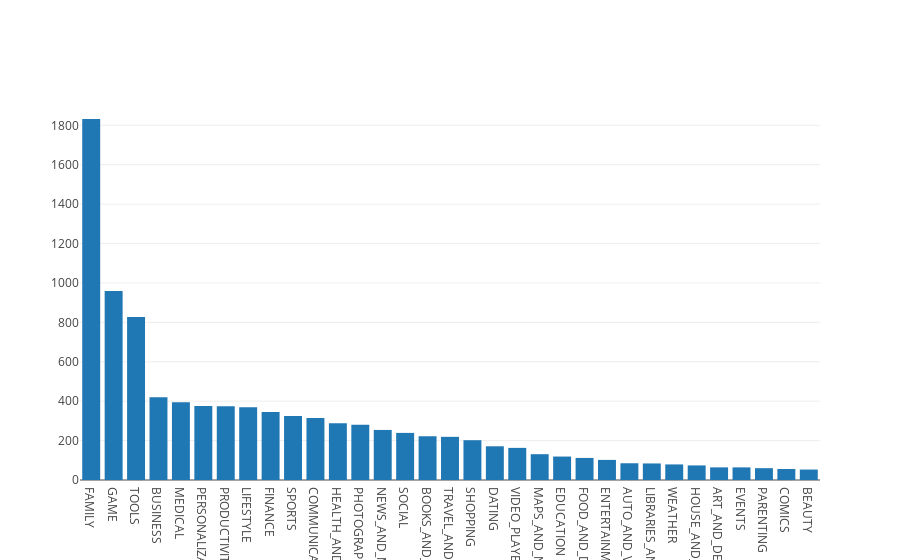

Notebook source saved alongside this figure:
### Markdown cell above
## 3. Exploring app categories
<p>With more than 1 billion active users in 190 countries around the world, Google Play continues to be an important distribution platform to build a global audience. For businesses to get their apps in front of users, it's important to make them more quickly and easily discoverable on Google Play. To improve the overall search experience, Google has introduced the concept of grouping apps into categories.</p>
<p>This brings us to the following questions:</p>
<ul>
<li>Which category has the highest share of (active) apps in the market? </li>
<li>Is any specific category dominating the market?</li>
<li>Which categories have the fewest number of apps?</li>
</ul>
<p>We will see that there are <code>33</code> unique app categories present in our dataset. <em>Family</em> and <em>Game</em> apps have the highest market prevalence. Interestingly, <em>Tools</em>, <em>Business</em> and <em>Medical</em> apps are also at the top.</p>

### Code cell
import plotly
plotly.offline.init_notebook_mode(connected=True)
import plotly.graph_objs as go

# Print the total number of unique categories
num_categories = len(apps['Category'].unique())
print('Number of categories = ', num_categories)

# Count the number of apps in each 'Category' and sort them in descending order
num_apps_in_category = apps['Category'].value_counts().sort_values(ascending = False)

data = [go.Bar(
        x = num_apps_in_category.index, # index = category name
        y = num_apps_in_category.values, # value = count
)]

plotly.offline.iplot(data)

### Figure 1 — Plotly figure (JSON) as saved in the notebook; plotly's stock layout.template omitted (floating-point values rounded to 4 significant figures)
{"data": [{"x": ["FAMILY", "GAME", "TOOLS", "BUSINESS", "MEDICAL", "PERSONALIZATION", "PRODUCTIVITY", "LIFESTYLE", "FINANCE", "SPORTS", "COMMUNICATION", "HEALTH_AND_FITNESS", "PHOTOGRAPHY", "NEWS_AND_MAGAZINES", "SOCIAL", "BOOKS_AND_REFERENCE", "TRAVEL_AND_LOCAL", "SHOPPING", "DATING", "VIDEO_PLAYERS", "MAPS_AND_NAVIGATION", "EDUCATION", "FOOD_AND_DRINK", "ENTERTAINMENT", "AUTO_AND_VEHICLES", "LIBRARIES_AND_DEMO", "WEATHER", "HOUSE_AND_HOME", "ART_AND_DESIGN", "EVENTS", "PARENTING", "COMICS", "BEAUTY"], "y": [1832, 959, 827, 420, 395, 376, 374, 369, 345, 325, 315, 288, 281, 254, 239, 222, 219, 202, 171, 163, 131, 119, 112, 102, 85, 84, 79, 74, 64, 64, 60, 56, 53], "type": "bar", "uid": "9abb7fb9-8a16-4c57-9552-5f95b1e09901"}], "layout": {}}
